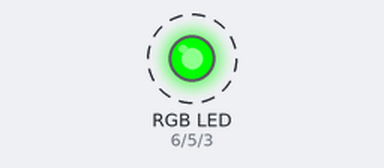
A sketch run on a simulated Arduino Uno, built with avr-gcc and run on an emulated ATmega328P. Shown: an RGB LED mixed from three pins (HIGH = lit). Dashed ring = blinking.

Above: at 0.15 s.
Timing chart, 0 to 3.0 s (numbered marks = the images above):
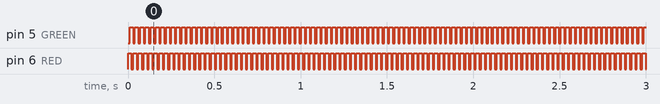

Measured:
- by itself, pin 5 (GREEN), pin 6 (RED): alternates HIGH for 0.02 s and LOW for 0.01 s

The sketch:

RGB.ino
```cpp
#define BLUE 3
#define GREEN 5
#define RED 6

void setup()
{
pinMode(RED, OUTPUT);
pinMode(GREEN, OUTPUT);
pinMode(BLUE, OUTPUT);
digitalWrite(RED, HIGH);
digitalWrite(GREEN, LOW);
digitalWrite(BLUE, LOW);
}

int redValue;
int greenValue;
int blueValue;

void loop()
{
#define delayTime 10

redValue = 255;
greenValue = 0;
blueValue = 0;

analogWrite(RED, redValue);
analogWrite(GREEN, greenValue);
delay(delayTime);

redValue = 0;
greenValue = 255;
blueValue = 0;

analogWrite(GREEN, greenValue);
analogWrite(BLUE, blueValue);
delay(delayTime);

redValue = 0;
greenValue = 255;
blueValue = 0;

analogWrite(BLUE, blueValue);
analogWrite(RED, redValue);
delay(delayTime);

}
```
